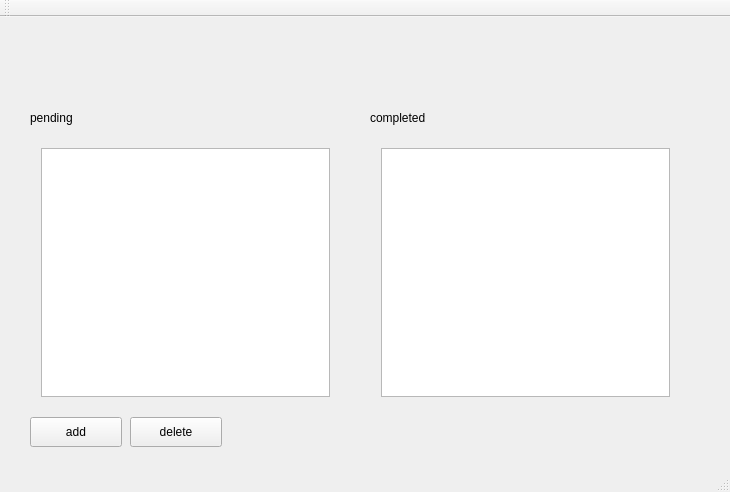
<?xml version="1.0" encoding="UTF-8"?>
<ui version="4.0">
 <class>MainWindow</class>
 <widget class="QMainWindow" name="MainWindow">
  <property name="geometry">
   <rect>
    <x>0</x>
    <y>0</y>
    <width>730</width>
    <height>492</height>
   </rect>
  </property>
  <property name="windowTitle">
   <string>MainWindow</string>
  </property>
  <widget class="QWidget" name="centralWidget">
   <widget class="QWidget" name="horizontalLayoutWidget_2">
    <property name="geometry">
     <rect>
      <x>370</x>
      <y>120</y>
      <width>311</width>
      <height>271</height>
     </rect>
    </property>
    <layout class="QHBoxLayout" name="hBox_2">
     <item>
      <widget class="QListView" name="completedList">
       <property name="font">
        <font>
         <family>Times New Roman</family>
         <kerning>false</kerning>
        </font>
       </property>
      </widget>
     </item>
    </layout>
   </widget>
   <widget class="QWidget" name="horizontalLayoutWidget">
    <property name="geometry">
     <rect>
      <x>30</x>
      <y>120</y>
      <width>311</width>
      <height>271</height>
     </rect>
    </property>
    <layout class="QHBoxLayout" name="hBox_1">
     <item>
      <widget class="QListView" name="pendingList">
       <property name="font">
        <font>
         <family>Times New Roman</family>
         <kerning>false</kerning>
        </font>
       </property>
      </widget>
     </item>
    </layout>
   </widget>
   <widget class="QLabel" name="label">
    <property name="geometry">
     <rect>
      <x>30</x>
      <y>90</y>
      <width>67</width>
      <height>21</height>
     </rect>
    </property>
    <property name="text">
     <string>pending</string>
    </property>
   </widget>
   <widget class="QPushButton" name="pushButton">
    <property name="geometry">
     <rect>
      <x>30</x>
      <y>400</y>
      <width>92</width>
      <height>30</height>
     </rect>
    </property>
    <property name="text">
     <string>add</string>
    </property>
   </widget>
   <widget class="QLabel" name="label_2">
    <property name="geometry">
     <rect>
      <x>370</x>
      <y>90</y>
      <width>81</width>
      <height>21</height>
     </rect>
    </property>
    <property name="text">
     <string>completed</string>
    </property>
   </widget>
   <widget class="QPushButton" name="pushButton_2">
    <property name="geometry">
     <rect>
      <x>130</x>
      <y>400</y>
      <width>92</width>
      <height>30</height>
     </rect>
    </property>
    <property name="text">
     <string>delete</string>
    </property>
   </widget>
  </widget>
  <widget class="QMenuBar" name="menuBar">
   <property name="geometry">
    <rect>
     <x>0</x>
     <y>0</y>
     <width>730</width>
     <height>28</height>
    </rect>
   </property>
  </widget>
  <widget class="QToolBar" name="mainToolBar">
   <attribute name="toolBarArea">
    <enum>TopToolBarArea</enum>
   </attribute>
   <attribute name="toolBarBreak">
    <bool>false</bool>
   </attribute>
  </widget>
  <widget class="QStatusBar" name="statusBar"/>
 </widget>
 <layoutdefault spacing="6" margin="11"/>
 <resources/>
 <connections/>
</ui>
